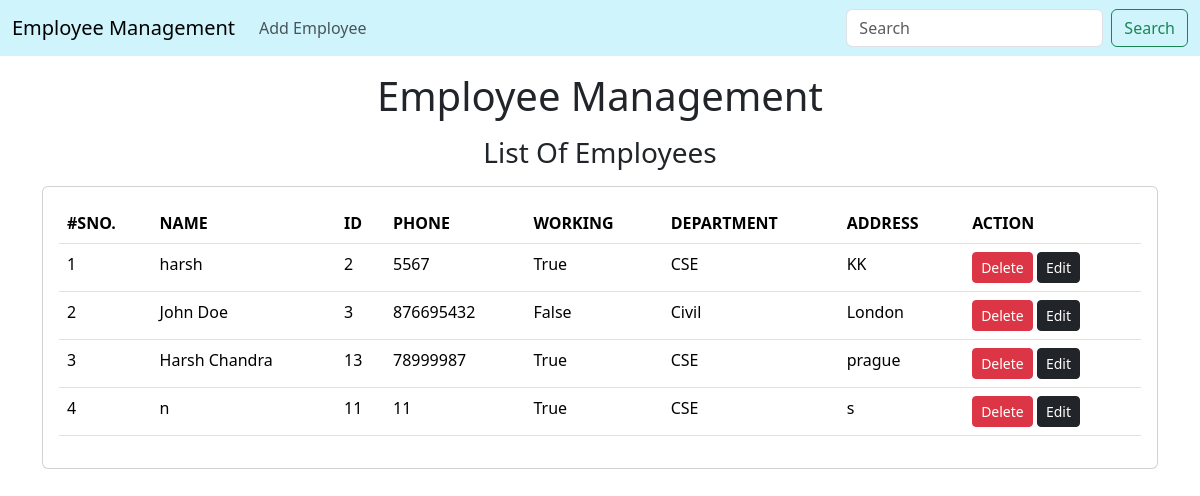
The page / on the database its author committed.
### employee/models.py (models this page shows, shortened)
class Employee(models.Model):
    name=models.CharField(max_length=200)
    emp_id=models.CharField(max_length=200)
    phone=models.CharField(max_length=10)
    address=models.CharField(max_length=150)
    working=models.BooleanField(default=True)
    dept=models.ForeignKey(Department,on_delete=models.CASCADE)

class Department(models.Model):
    name=models.CharField(max_length=100,null=False)
    def __str__(self):
        return "%s" %(self.name)

### employee/views.py (the view)
# urls.py: path('',views.home,name='home'),
def home(request):
    emps=Employee.objects.all()
    return render(request,"employee/home.html",{
        'emps':emps
    })

### employee/templates/employee/home.html
{% extends 'employee/base.html' %}
{% block content %}
<h1 class="text-center my-3">Employee Management</h1>
<h3 class="text-center my-3">List Of Employees</h3>
<div class="container">
    <div class="row">
        <div class="col-md-12">
            <div class="card">
                <div class="card-body">
                    <table class="table">
                        <thead>
                            <tr>
                                <th>#SNO.</th>
                                <th>NAME</th>
                                <th>ID</th>
                                <th>PHONE</th>
                                <th>WORKING</th>
                                <th>DEPARTMENT</th>
                                <th>ADDRESS</th>
                                <th>ACTION</th>
                            </tr>
                        </thead>
                        <tbody>
                            {% for e in emps %}
                            <tr>
                                <td>{{forloop.counter}}</td>
                                <td>{{e.name}}</td>
                                <td>{{e.emp_id}}</td>
                                <td>{{e.phone}}</td>
                                <td>{{e.working}}</td>
                                <td>{{e.dept}}</td>
                                <td>{{e.address}}</td>
                                <td>
                                    <a href="/delete/{{e.id}}" class="btn btn-danger btn-sm">Delete</a>
                                    <a href="/update/{{e.id}}" class="btn btn-dark btn-sm">Edit</a>
                                </td>
                            </tr>
                            {% endfor %}
                        </tbody>
                    </table>
                </div>
            </div>
        </div>
    </div>
</div>
{% endblock %}

### employee/templates/employee/base.html (shortened to what this page needs)
<!doctype html>
<html lang="en">
  <head>
    <link href="https://cdn.jsdelivr.net/npm/bootstrap@5.3.2/dist/css/bootstrap.min.css" rel="stylesheet">
  </head>
  <body>
    {% include 'employee/navbar.html' %}
    {% block content %}
    {% endblock %}
  </body>
</html>

### employee/templates/employee/navbar.html (shortened to what this page needs)
<nav class="navbar navbar-expand-lg bg-info-subtle">
  <div class="container-fluid">
    <a class="navbar-brand" href="/">Employee Management</a>
    <div class="collapse navbar-collapse" id="navbarSupportedContent">
      <ul class="navbar-nav me-auto mb-2 mb-lg-0">
        <li class="nav-item">
          <a class="nav-link" href="/add">Add Employee</a>
        </li>
      </ul>
      <form class="d-flex" role="search" method="POST" action="/filter/">
        <input class="form-control me-2" type="search" placeholder="Search" aria-label="Search" name="searchName">
        <button class="btn btn-outline-success" type="submit">Search</button>
      </form>
    </div>
  </div>
</nav>

### rows shown on the page
Employee: name "harsh", emp_id "2", phone "5567", working "True", dept "CSE", address "KK"
Employee: name "John Doe", emp_id "3", phone "876695432", working "False", dept "Civil", address "London"
Employee: name "Harsh Chandra", emp_id "13", phone "78999987", working "True", dept "CSE", address "prague"
Employee: name "n", emp_id "11", phone "11", working "True", dept "CSE", address "s"
